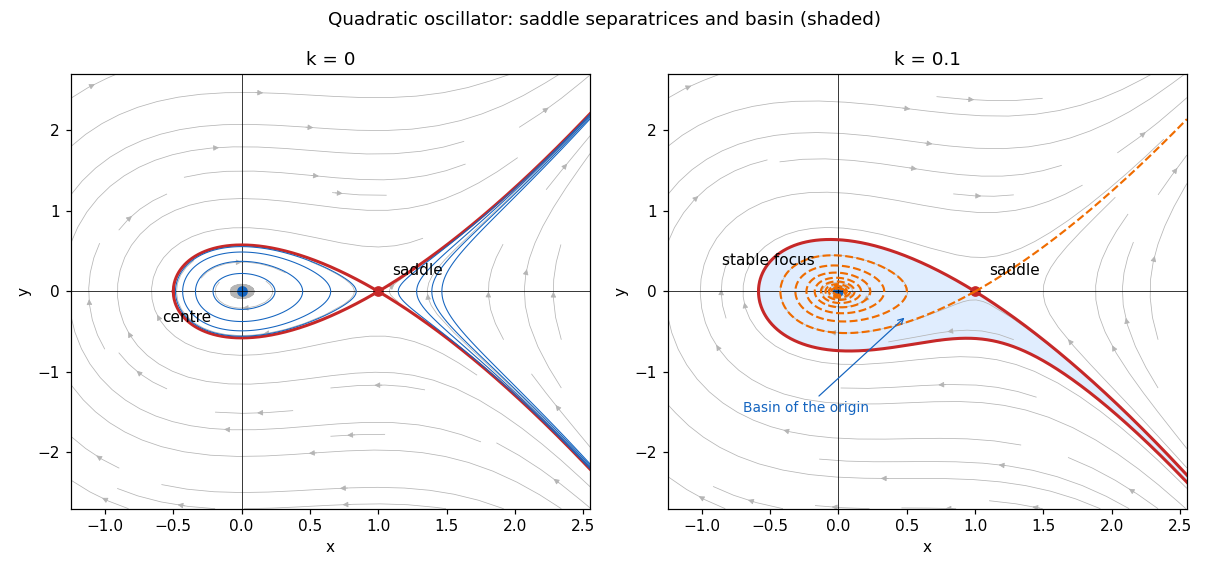

The Python source for this figure:
"""Phase portraits and stable-manifold basin; output only to caller CWD."""
from pathlib import Path
import numpy as np
import matplotlib.pyplot as plt
from matplotlib.path import Path as PolygonPath

def rhs(v,k):
 x,y=v
 return np.array([y,-x+x*x-k*y])
def trace(v,k,dt,steps=18000):
 out=[v.copy()]
 for _ in range(steps):
  a=rhs(v,k);b=rhs(v+.5*dt*a,k);c=rhs(v+.5*dt*b,k);d=rhs(v+dt*c,k)
  w=v+dt*(a+2*b+2*c+d)/6
  if w[0]>4.5:
   frac=(4.5-v[0])/(w[0]-v[0]);out.append(v+frac*(w-v));break
  out.append(w.copy());v=w
  if abs(v[0])>12 or abs(v[1])>18:break
 return np.array(out)

fig,axs=plt.subplots(1,2,figsize=(11,5.2),dpi=110)
fig.patch.set_facecolor('white')
x=np.linspace(-1.25,2.55,220);y=np.linspace(-2.7,2.7,220);xx,yy=np.meshgrid(x,y)
for ax,k in zip(axs,[0,.1]):
 ax.set_facecolor('white');ax.streamplot(x,y,yy,-xx+xx*xx-k*yy,density=.65,color='#b5b5b5',linewidth=.5,arrowsize=.75)
 ax.plot(0,0,'o',color='#1565c0');ax.plot(1,0,'o',color='#c62828')
 ax.axhline(0,color='black',lw=.5);ax.axvline(0,color='black',lw=.5)
 ax.set(xlim=(x[0],x[-1]),ylim=(y[0],y[-1]),xlabel='x',ylabel='y',title=f'k = {k:g}')
 ax.annotate('saddle',(1,0),xytext=(9,11),textcoords='offset points')
# Conservative separatrices, exact energy level 1/6.
a=np.linspace(-.5,1,650);z=(1-a)*np.sqrt(np.maximum((2*a+1)/3,0))
for sign in [-1,1]:axs[0].plot(a,sign*z,color='#c62828',lw=2)
a=np.linspace(1,2.55,300);z=(a-1)*np.sqrt((2*a+1)/3)
for sign in [-1,1]:axs[0].plot(a,sign*z,color='#c62828',lw=2)
energy=yy*yy/2+xx*xx/2-xx**3/3
axs[0].contour(xx,yy,energy,levels=[.025,.07,.12,.155],colors='#1565c0',linewidths=.7)
axs[0].annotate('centre',(0,0),xytext=(-52,-20),textcoords='offset points')
# Numerical saddle manifolds of damped system, using eigenvector starts.
k=.1;ls=(-k-np.sqrt(k*k+4))/2;lu=(-k+np.sqrt(k*k+4))/2;eps=1e-5
left=trace(np.array([1-eps,-ls*eps]),k,-.004)
right=trace(np.array([1+eps,ls*eps]),k,-.004)
poly=np.vstack([left[::-1],right])
assert PolygonPath(poly).contains_point((0,0))
assert not PolygonPath(poly).contains_point((2,0))
inside=PolygonPath(poly).contains_points(np.c_[xx.ravel(),yy.ravel()]).reshape(xx.shape)
axs[1].contourf(xx,yy,inside.astype(int),levels=[.5,1.5],colors=['#dbeafe'],alpha=.85,zorder=0)
for v in [left,right]:axs[1].plot(v[:,0],v[:,1],color='#c62828',lw=2)
for sign in [-1,1]:
 v=trace(np.array([1+sign*eps,sign*lu*eps]),k,.004,steps=17000)
 axs[1].plot(v[:,0],v[:,1],color='#ef6c00',lw=1.4,ls='--')
axs[1].annotate('stable focus',(0,0),xytext=(-76,17),textcoords='offset points')
axs[1].annotate('Basin of the origin',(.5,-.3),xytext=(-.7,-1.5),fontsize=9,color='#1565c0',arrowprops={'arrowstyle':'->','color':'#1565c0','lw':.8})
fig.suptitle('Quadratic oscillator: saddle separatrices and basin (shaded)',fontsize=12)
fig.tight_layout()
fig.savefig(Path.cwd()/'paper-1-phase-planes.png',facecolor='white',transparent=False)
plt.close(fig)
